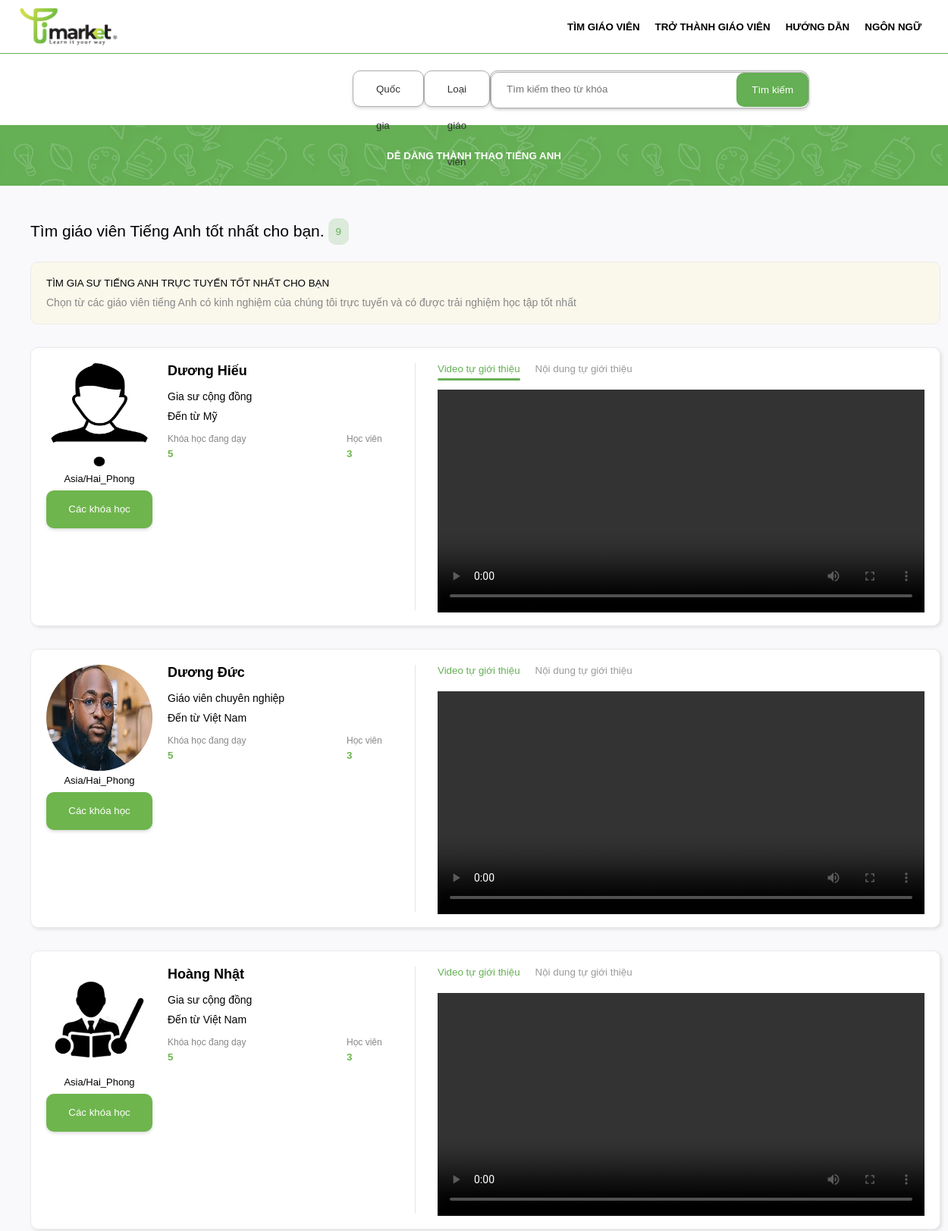
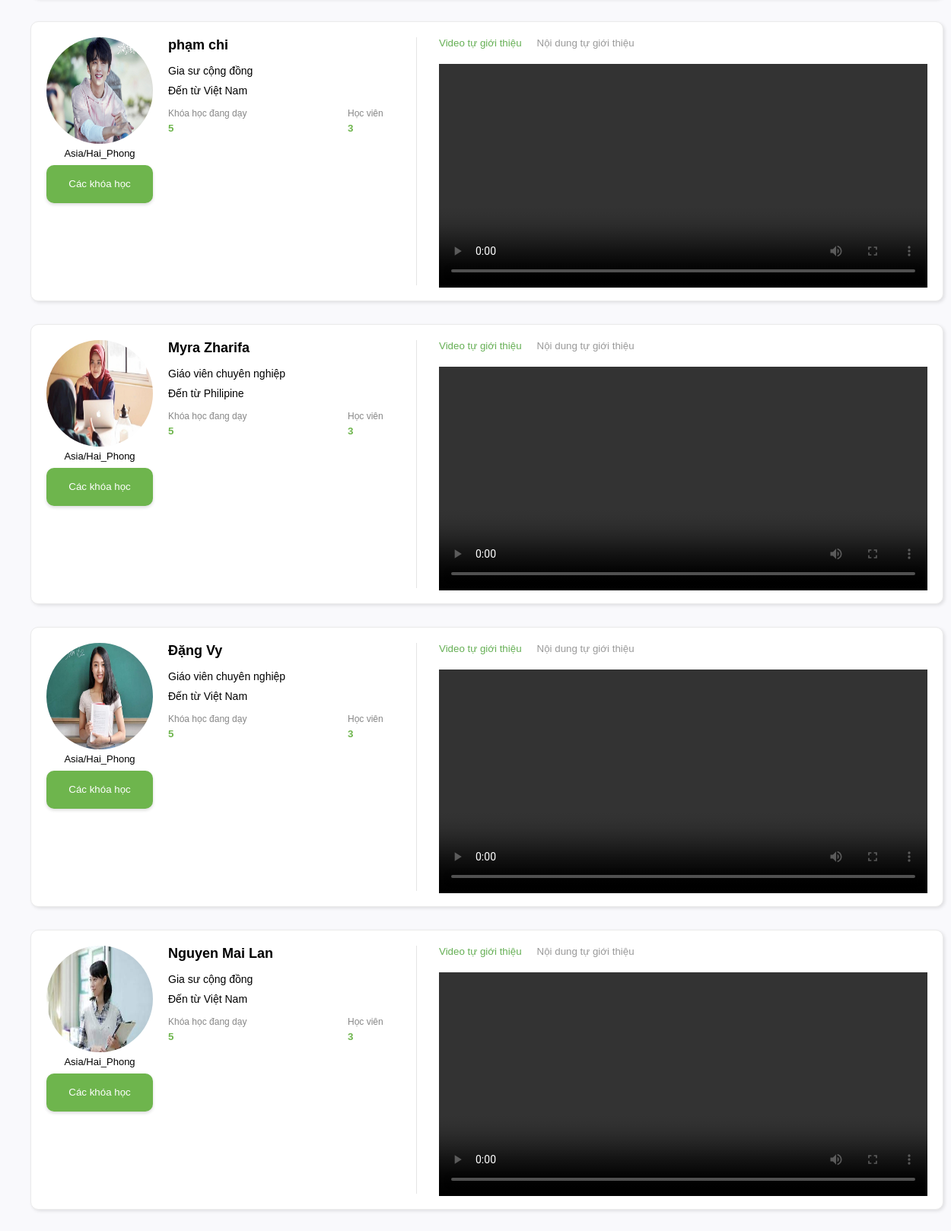
Screenshot of /saukhidangnhap/timgiaovien.php (signed in, upper part) with the database file from the repository (2 pictures, top to bottom).
### tables this page shows
CREATE TABLE `giaovien` (
  `id` int(11) NOT NULL,
  `hoten` varchar(100) NOT NULL,
  `email` varchar(100) NOT NULL,
  `sodienthoai` int(11) NOT NULL,
  `theloaigiaovien` int(11) NOT NULL,
  `quocgia` varchar(10) NOT NULL,
  `gioitinh` int(11) NOT NULL,
  `vitien` int(11) NOT NULL,
  `diachi` varchar(255) NOT NULL,
  `timezone` varchar(10) NOT NULL,
  `idcongcudayhoc` int(11) NOT NULL,
  `linkdayhoc` varchar(255) NOT NULL,
  `gioithieubanthan1` text NOT NULL,
  `gioithieubanthan2` text NOT NULL,
  `gioithieubanthan3` text NOT NULL,
  `imgprofile` varchar(255) NOT NULL,
  `taikhoan` int(11) NOT NULL,
  `video` varchar(100) NOT NULL,
  `idcard1` varchar(100) NOT NULL,
  `idcard2` varchar(100) NOT NULL,
  `chungchi1` varchar(100) NOT NULL,
  `chungchi2` varchar(100) NOT NULL,
  `congcu1` varchar(100) NOT NULL,
  `congcu2` varchar(100) NOT NULL,
  `congcu3` varchar(100) NOT NULL,
  `congcu4` varchar(100) NOT NULL
);

CREATE TABLE `theloaigiaovien` (
  `id` int(11) NOT NULL,
  `tentheloai` varchar(255) NOT NULL
);

CREATE TABLE `quocgia` (
  `id` varchar(10) NOT NULL,
  `quocgia` varchar(100) NOT NULL
);

### saukhidangnhap/timgiaovien.php (the view, shortened to what this page needs)
<?php
    include('../user/connect.php');
    $iduser = $_GET['id'];
    if(empty($_POST['submit']) && empty($_POST['locgv'])&& empty($_POST['locqg'])){
        $sql_gv = "SELECT giaovien.* ,theloaigiaovien.tentheloai as tentl ,quocgia.quocgia as tenqg
                    FROM giaovien,theloaigiaovien,quocgia
                    WHERE giaovien.theloaigiaovien = theloaigiaovien.id
                    and giaovien.quocgia = quocgia.id";
        $stmt_gv = $conn->prepare($sql_gv);
        $query_gv = $stmt_gv->execute();
        $result_gv = array();
        while($row_gv = $stmt_gv->fetch(PDO::FETCH_ASSOC)){
            $result_gv[] = $row_gv;
        }
        $sql_sl = "SELECT count(id) as slgv FROM giaovien";
        $stmt_sl= $conn->prepare($sql_sl);
        $query_sl = $stmt_sl->execute();
        $result_sl = array();
        while($row_sl = $stmt_sl->fetch(PDO::FETCH_ASSOC)){
            $result_sl[] = $row_sl;
        }
        foreach($result_sl as $items){
            $slgv = $items['slgv'];
        }
    }
?>
<!DOCTYPE html>
<html lang="en">
<head>
    <link rel="stylesheet" href="https://cdnjs.cloudflare.com/ajax/libs/font-awesome/6.3.0/css/all.min.css" />
 	<link rel="stylesheet" href="https://stackpath.bootstrapcdn.com/font-awesome/4.7.0/css/font-awesome.min.css">
    <link rel="stylesheet" href="style/footer.css">
    <link rel="stylesheet" href="style/timgv.css">
</head>
<body>
    <header>
        <div class="menu container">
            <a class="logo" href="index.php?id=<?php echo $iduser?>">
                <img class="logo-market" src="img/logo-market.png">
            </a>
            <ul class="nav">
                <li class="nav-item"><a class="nav-link" href="timgiaovien.php?id=<?php echo $iduser?>">Tìm giáo viên</a></li>
                <li class="nav-item"><a class="nav-link" href="trothanhgiaovien.php?id=<?php echo $iduser?>">Trở thành giáo viên</a></li>
                <li class="nav-item"><a class="nav-link" href="#">Hướng dẫn</a>
                </li>
                <li class="nav-item"><a class="nav-link" href="#">Ngôn ngữ</a>
                </li>
            </ul>
        </div>
    </header>
    <container>
        <div class="search_teacher-container">
            <div class="search_teacher">
                <div class="contry">
                    <a href="#" class="search_tc1">Quốc gia</a>
                </div>
                <div class="typetc">
                    <a href="#" class="search_tc1">Loại giáo viên</a>
                </div>
                <div class="search_tc">
                    <div class="search_tc">
                        <form class="search-form" method="post">
                            <input class="search_tc_input" name="timkiem" type="text" placeholder="Tìm kiếm theo từ khóa">
                            <input class="submit" type="submit" value="Tìm kiếm" name="submit">
                        </form>
                    </div>
                </div>
            </div>
        </div>
        <div id="content">
            <div class="slogan">
                <label >Dễ dàng thành thạo tiếng anh</label>
            </div>
        </div>
        <div class="content">
            <div class="content_container">
                <div class="content_title">
                    <div class="content_title-text">Tìm giáo viên Tiếng Anh tốt nhất cho bạn.</div>
                    <div class="content_title-quantity"><?php echo $slgv;?></div>
                </div>
                <div class="content-title2">
                    <div class="content_title-text2">TÌM GIA SƯ TIẾNG ANH TRỰC TUYẾN TỐT NHẤT CHO BẠN</div>
                    <div class="content_title-desc">Chọn từ các giáo viên tiếng Anh có kinh nghiệm của chúng tôi trực tuyến và có được trải nghiệm học tập tốt nhất</div>
                </div>
                <?php foreach ($result_gv as $items): ?>
                    <div class="content_card">
                        <div class="content_card-info">
                            <div class="content_card-info_tc">
                                <div class="content_card-info_tc1">
                                    <img src="../teacher/<?php echo $items['imgprofile']?>" alt="" class="content_card-img">
                                    <div class="content_card-add">Asia/Hai_Phong</div>
                                    <a href="chitietkhoahochv.php?id=<?php echo $iduser?>&&idgv=<?php echo $items['id']?>" class="content_card-sub">Các khóa học</a>
                                </div>
                                <div class="content_card-info_tc2">
                                    <div class="tc_name">
                                        <a href="#"><?php echo $items['hoten']?></a>
                                    </div>
                                    <div class="tc_desc">
                                        <span><?php echo $items['tentl']?></span>
                                        <p>Đến từ <?php echo $items['tenqg']?></p>
                                    </div>
                                    <div class="tc_course">
                                        <div class="course">
                                            <div class="course_label">Khóa học đang dạy</div>
                                            <div class="course_value">5</div>
                                        </div>
                                        <div class="student">
                                            <div class="student_label">Học viên</div>
                                            <div class="student_value">3</div>
                                        </div>
                                    </div>
                                </div>
                            </div>
                        </div>
                        <div class="content_card-detail">
                            <div>
                                <ul class="card_detail-list">
                                    <li class="card_detail-item active">
                                        <span>Video tự giới thiệu</span>
                                    </li>
                                    <li class="card_detail-item">
                                        <span>Nội dung tự giới thiệu</span>
                                    </li>
                                    <div class="dong"></div>
                                </ul>
                            </div>
                            <div class="tab-content">
                                <div class="tab-pane active">
                                    <video class="video" controls>
                                      <source src="../teacher/<?php echo $items['video']?>" type="video/mp4">
                                    </video>
                                </div>
                              </div>
                        </div>
                    </div>
                <?php endforeach ?>
            </div>
        </div>
    </container>
</body>
</html>

### rows the page displays
giaovien: imgprofile (picture), hoten "Dương Hiếu", theloaigiaovien.tentheloai "Gia sư cộng đồng", quocgia.quocgia "Mỹ"
giaovien: imgprofile (picture), hoten "Dương Đức", theloaigiaovien.tentheloai "Giáo viên chuyên nghiệp", quocgia.quocgia "Việt Nam"
giaovien: imgprofile (picture), hoten "Hoàng Nhật", theloaigiaovien.tentheloai "Gia sư cộng đồng", quocgia.quocgia "Việt Nam"
giaovien: imgprofile (picture), hoten "phạm chi", theloaigiaovien.tentheloai "Gia sư cộng đồng", quocgia.quocgia "Việt Nam"
giaovien: imgprofile (picture), hoten "Myra Zharifa", theloaigiaovien.tentheloai "Giáo viên chuyên nghiệp", quocgia.quocgia "Philipine"
giaovien: imgprofile (picture), hoten "Đặng Vy", theloaigiaovien.tentheloai "Giáo viên chuyên nghiệp", quocgia.quocgia "Việt Nam"
giaovien: imgprofile (picture), hoten "Nguyen Mai Lan", theloaigiaovien.tentheloai "Gia sư cộng đồng", quocgia.quocgia "Việt Nam"

### other values shown
$slgv "9"
